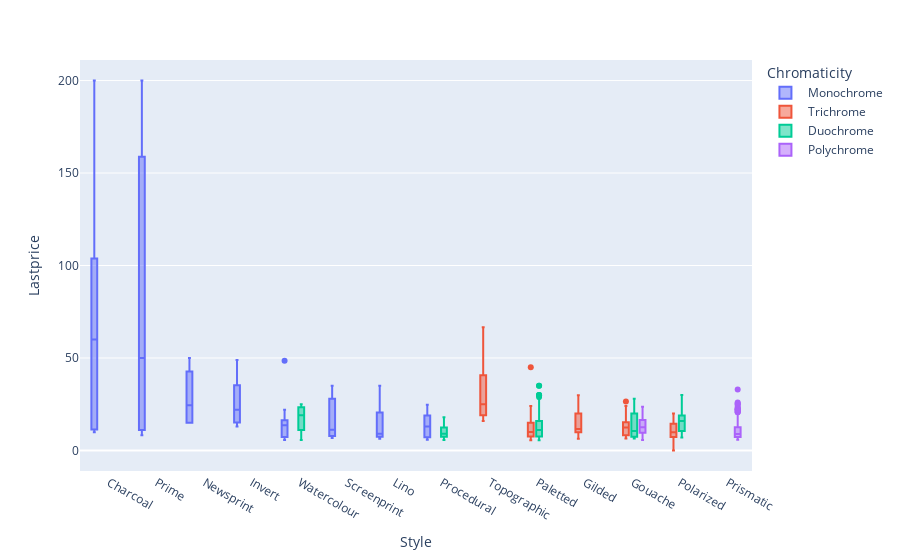

Notebook source saved alongside this figure:
### Code cell
import plotly.express as px
fig = px.box(df, x="Style", y="Lastprice", color="Chromaticity")
fig.show()

### Figure 1 — Plotly figure (JSON) as saved in the notebook; plotly's stock layout.template omitted (floating-point values rounded to 4 significant figures; data arrays with more than 128 entries replaced by an {"elided": "..."} marker saying what was removed)
{"data": [{"alignmentgroup": "True", "hovertemplate": "Chromaticity= Monochrome<br>Style=%{x}<br>Lastprice=%{y}<extra></extra>", "legendgroup": " Monochrome", "marker": {"color": "#636efa"}, "name": " Monochrome", "notched": false, "offsetgroup": " Monochrome", "orientation": "v", "showlegend": true, "type": "box", "x": [" Charcoal", " Prime", " Charcoal", " Prime", " Charcoal", " Charcoal", " Charcoal", " Newsprint", " Prime", " Invert", " Newsprint", " Watercolour", " Newsprint", " Newsprint", " Invert", " Charcoal", " Screenprint", " Lino", " Screenprint", " Screenprint", " Screenprint", " Lino", " Screenprint", " Newsprint", " Procedural", " Procedural", " Screenprint", " Newsprint", " Invert", " Lino", " Watercolour", " Invert", " Procedural", " Screenprint", " Lino", " Procedural", " Procedural", " Newsprint", " Procedural", " Procedural", " Procedural", " Watercolour", " Watercolour", " Invert", " Newsprint", " Newsprint", " Newsprint", " Lino", " Invert", " Watercolour", " Lino", " Procedural", " Watercolour", " Procedural", " Invert", " Procedural", " Procedural", " Screenprint", " Prime", " Charcoal", " Screenprint", " Screenprint", " Charcoal", " Charcoal", " Watercolour", " Lino", " Procedural", " Procedural", " Procedural", " Watercolour", " Screenprint", " Lino", " Lino", " Prime", " Screenprint", " Screenprint", " Lino", " Screenprint", " Lino", " Screenprint", " Procedural", " Procedural", " Lino", " Procedural", " Watercolour", " Screenprint", " Watercolour", " Lino", " Procedural", " Procedural", " Procedural", " Watercolour", " Screenprint", " Lino", " Watercolour", " Invert", " Procedural", " Watercolour", " Watercolour", " Newsprint", " Prime", " Procedural", " Procedural", " Lino", " Lino", " Watercolour", " Lino", " Procedural", " Lino", " Invert", " Procedural", " Lino", " Screenprint", " Screenprint", " Screenprint", " Invert", " Prime", " Screenprint", " Newsprint", " Invert", " Procedural", " Invert", " Procedural", " Procedural", " Prime", " Invert", " Lino"], "x0": " ", "xaxis": "x", "y": [200, 200, 175, 145, 80, 60, 60, 50, 50, 48.89, 48.88, 48.57, 42.69, 40, 39, 35, 35, 35, 32, 30, 30, 30, 26, 25, 24.69, 24.5, 24.07, 24, 24, 22, 22, 22, 21, 20, 20, 19.5, 19.2, 18.9, 18.88, 18, 18, 16.5, 15.9, 15.59, 15, 15, 15, 15.0, 14.99, 14, 13.99, 13.9, 13.7, 13.5, 13, 13, 12.88, 11.99, 11.99, 11.82, 10.49, 10, 10, 9.8, 9.5, 8.99, 8.98, 8.89, 8.85, 8.6, 8.5, 8.49, 8.4, 8.2, 7.85, 7.8, 7.5, 7.5, 7.4, 7.39, 7.24, 7.1, 7, 6.9, 6.9, 6.75, 6.64, 6.3, 6.25, 5.93, 5.8, 5.6, null, null, null, null, null, null, null, null, null, null, null, null, null, null, null, null, null, null, null, null, null, null, null, null, null, null, null, null, null, null, null, null, null, null, null], "y0": " ", "yaxis": "y"}, {"alignmentgroup": "True", "hovertemplate": "Chromaticity= Trichrome<br>Style=%{x}<br>Lastprice=%{y}<extra></extra>", "legendgroup": " Trichrome", "marker": {"color": "#EF553B"}, "name": " Trichrome", "notched": false, "offsetgroup": " Trichrome", "orientation": "v", "showlegend": true, "type": "box", "x": {"elided": "226 str values"}, "x0": " ", "xaxis": "x", "y": {"elided": "226 float values"}, "y0": " ", "yaxis": "y"}, {"alignmentgroup": "True", "hovertemplate": "Chromaticity= Duochrome<br>Style=%{x}<br>Lastprice=%{y}<extra></extra>", "legendgroup": " Duochrome", "marker": {"color": "#00cc96"}, "name": " Duochrome", "notched": false, "offsetgroup": " Duochrome", "orientation": "v", "showlegend": true, "type": "box", "x": {"elided": "352 str values"}, "x0": " ", "xaxis": "x", "y": {"elided": "352 float values"}, "y0": " ", "yaxis": "y"}, {"alignmentgroup": "True", "hovertemplate": "Chromaticity= Polychrome<br>Style=%{x}<br>Lastprice=%{y}<extra></extra>", "legendgroup": " Polychrome", "marker": {"color": "#ab63fa"}, "name": " Polychrome", "notched": false, "offsetgroup": " Polychrome", "orientation": "v", "showlegend": true, "type": "box", "x": {"elided": "295 str values"}, "x0": " ", "xaxis": "x", "y": {"elided": "295 float values"}, "y0": " ", "yaxis": "y"}], "layout": {"boxmode": "group", "legend": {"title": {"text": "Chromaticity"}, "tracegroupgap": 0}, "margin": {"t": 60}, "xaxis": {"anchor": "y", "domain": [0, 1], "title": {"text": "Style"}}, "yaxis": {"anchor": "x", "domain": [0, 1], "title": {"text": "Lastprice"}}}}
